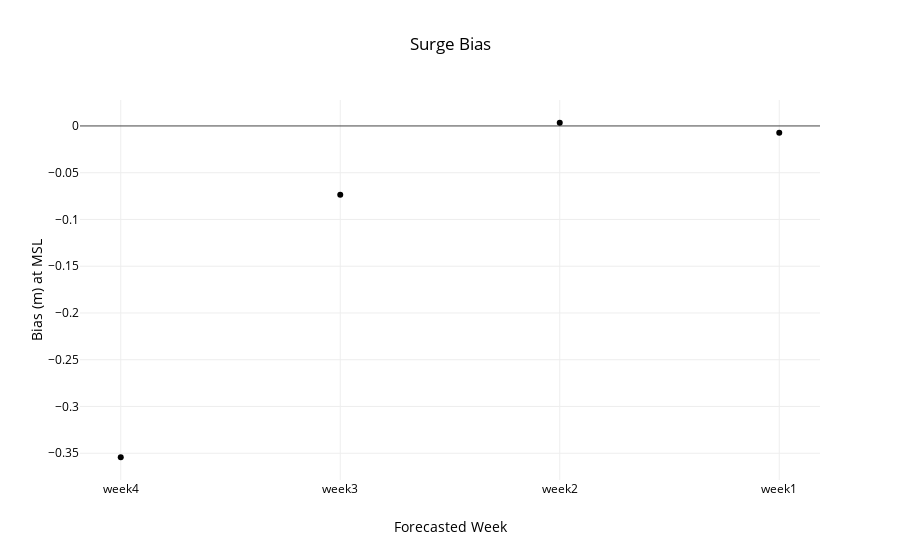

Notebook code cell kept with this figure:
### Code cell
week = ['nan','week4','week3','week2','week1']
data = utils.metric(files,week,start,26720)
title,x,y='Surge Bias','Forecasted Week','Bias (m) at MSL'
layout=utils.layout(title,x,y)
fig = go.Figure(data=data, layout=layout)
interactive = iplot(fig)
#po.plot(fig,filename=root_dir+'\\'+'metric.html')

### Figure 1 — Plotly figure (JSON) as saved in the notebook; plotly's stock layout.template omitted (floating-point values rounded to 4 significant figures)
{"data": [{"line": {"color": "rgba(255, 51, 204)"}, "mode": "markers", "type": "scatter", "uid": "0862eb64-ec3c-496e-b838-7071ecc8e06c", "x": ["week4", "week3", "week2", "week1"], "y": [-0.3543, -0.0736, 0.00342, -0.007226]}], "layout": {"autosize": true, "font": {"color": "rgb(0, 0, 0)"}, "legend": {"orientation": "h"}, "paper_bgcolor": "rgb(255,255,255)", "plot_bgcolor": "rgb(255,255,255)", "title": "Surge Bias", "xaxis": {"autorange": true, "range": [-0.1805, 3.18], "title": "Forecasted Week", "type": "category"}, "yaxis": {"autorange": true, "range": [-0.3801, 0.02923], "title": "Bias (m) at MSL", "type": "linear"}}}
